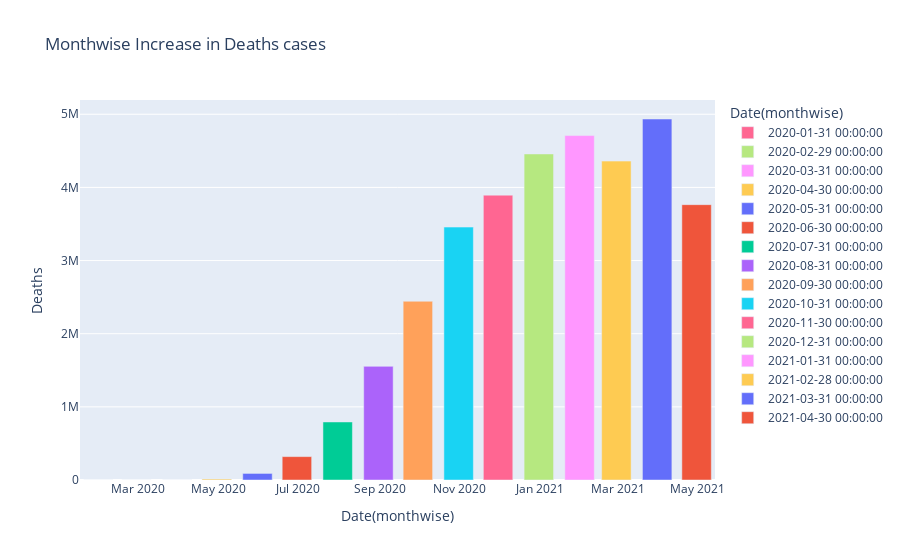

Here is the notebook cell this chart was saved with:
### Code cell
fig = px.bar(month_wise, x='Date', y='Deaths',
             hover_data=['Confirmed','Cured'], color='Date',
             labels={'Date':'Date(monthwise)'},
             title="Monthwise Increase in Deaths cases")
fig.show()

### Figure 1 — Plotly figure (JSON) as saved in the notebook; plotly's stock layout.template omitted (floating-point values rounded to 4 significant figures)
{"data": [{"alignmentgroup": "True", "customdata": [[2, 0]], "hovertemplate": "Date(monthwise)=%{x}<br>Deaths=%{y}<br>Confirmed=%{customdata[0]}<br>Cured=%{customdata[1]}<extra></extra>", "legendgroup": "2020-01-31 00:00:00", "marker": {"color": "#FF6692"}, "name": "2020-01-31 00:00:00", "offsetgroup": "2020-01-31 00:00:00", "orientation": "v", "showlegend": true, "textposition": "auto", "type": "bar", "x": ["2020-01-31T00:00:00"], "xaxis": "x", "y": [0], "yaxis": "y"}, {"alignmentgroup": "True", "customdata": [[86, 0]], "hovertemplate": "Date(monthwise)=%{x}<br>Deaths=%{y}<br>Confirmed=%{customdata[0]}<br>Cured=%{customdata[1]}<extra></extra>", "legendgroup": "2020-02-29 00:00:00", "marker": {"color": "#B6E880"}, "name": "2020-02-29 00:00:00", "offsetgroup": "2020-02-29 00:00:00", "orientation": "v", "showlegend": true, "textposition": "auto", "type": "bar", "x": ["2020-02-29T00:00:00"], "xaxis": "x", "y": [0], "yaxis": "y"}, {"alignmentgroup": "True", "customdata": [[9687, 808]], "hovertemplate": "Date(monthwise)=%{x}<br>Deaths=%{y}<br>Confirmed=%{customdata[0]}<br>Cured=%{customdata[1]}<extra></extra>", "legendgroup": "2020-03-31 00:00:00", "marker": {"color": "#FF97FF"}, "name": "2020-03-31 00:00:00", "offsetgroup": "2020-03-31 00:00:00", "orientation": "v", "showlegend": true, "textposition": "auto", "type": "bar", "x": ["2020-03-31T00:00:00"], "xaxis": "x", "y": [202], "yaxis": "y"}, {"alignmentgroup": "True", "customdata": [[422442, 75443]], "hovertemplate": "Date(monthwise)=%{x}<br>Deaths=%{y}<br>Confirmed=%{customdata[0]}<br>Cured=%{customdata[1]}<extra></extra>", "legendgroup": "2020-04-30 00:00:00", "marker": {"color": "#FECB52"}, "name": "2020-04-30 00:00:00", "offsetgroup": "2020-04-30 00:00:00", "orientation": "v", "showlegend": true, "textposition": "auto", "type": "bar", "x": ["2020-04-30T00:00:00"], "xaxis": "x", "y": [13270], "yaxis": "y"}, {"alignmentgroup": "True", "customdata": [[2938234, 1133341]], "hovertemplate": "Date(monthwise)=%{x}<br>Deaths=%{y}<br>Confirmed=%{customdata[0]}<br>Cured=%{customdata[1]}<extra></extra>", "legendgroup": "2020-05-31 00:00:00", "marker": {"color": "#636efa"}, "name": "2020-05-31 00:00:00", "offsetgroup": "2020-05-31 00:00:00", "orientation": "v", "showlegend": true, "textposition": "auto", "type": "bar", "x": ["2020-05-31T00:00:00"], "xaxis": "x", "y": [89834], "yaxis": "y"}, {"alignmentgroup": "True", "customdata": [[10558374, 5668946]], "hovertemplate": "Date(monthwise)=%{x}<br>Deaths=%{y}<br>Confirmed=%{customdata[0]}<br>Cured=%{customdata[1]}<extra></extra>", "legendgroup": "2020-06-30 00:00:00", "marker": {"color": "#EF553B"}, "name": "2020-06-30 00:00:00", "offsetgroup": "2020-06-30 00:00:00", "orientation": "v", "showlegend": true, "textposition": "auto", "type": "bar", "x": ["2020-06-30T00:00:00"], "xaxis": "x", "y": [319690], "yaxis": "y"}, {"alignmentgroup": "True", "customdata": [[31726501, 19980130]], "hovertemplate": "Date(monthwise)=%{x}<br>Deaths=%{y}<br>Confirmed=%{customdata[0]}<br>Cured=%{customdata[1]}<extra></extra>", "legendgroup": "2020-07-31 00:00:00", "marker": {"color": "#00cc96"}, "name": "2020-07-31 00:00:00", "offsetgroup": "2020-07-31 00:00:00", "orientation": "v", "showlegend": true, "textposition": "auto", "type": "bar", "x": ["2020-07-31T00:00:00"], "xaxis": "x", "y": [793511], "yaxis": "y"}, {"alignmentgroup": "True", "customdata": [[80749620, 58580895]], "hovertemplate": "Date(monthwise)=%{x}<br>Deaths=%{y}<br>Confirmed=%{customdata[0]}<br>Cured=%{customdata[1]}<extra></extra>", "legendgroup": "2020-08-31 00:00:00", "marker": {"color": "#ab63fa"}, "name": "2020-08-31 00:00:00", "offsetgroup": "2020-08-31 00:00:00", "orientation": "v", "showlegend": true, "textposition": "auto", "type": "bar", "x": ["2020-08-31T00:00:00"], "xaxis": "x", "y": [1553468], "yaxis": "y"}, {"alignmentgroup": "True", "customdata": [[149113758, 118592934]], "hovertemplate": "Date(monthwise)=%{x}<br>Deaths=%{y}<br>Confirmed=%{customdata[0]}<br>Cured=%{customdata[1]}<extra></extra>", "legendgroup": "2020-09-30 00:00:00", "marker": {"color": "#FFA15A"}, "name": "2020-09-30 00:00:00", "offsetgroup": "2020-09-30 00:00:00", "orientation": "v", "showlegend": true, "textposition": "auto", "type": "bar", "x": ["2020-09-30T00:00:00"], "xaxis": "x", "y": [2443374], "yaxis": "y"}, {"alignmentgroup": "True", "customdata": [[226770312, 198824412]], "hovertemplate": "Date(monthwise)=%{x}<br>Deaths=%{y}<br>Confirmed=%{customdata[0]}<br>Cured=%{customdata[1]}<extra></extra>", "legendgroup": "2020-10-31 00:00:00", "marker": {"color": "#19d3f3"}, "name": "2020-10-31 00:00:00", "offsetgroup": "2020-10-31 00:00:00", "orientation": "v", "showlegend": true, "textposition": "auto", "type": "bar", "x": ["2020-10-31T00:00:00"], "xaxis": "x", "y": [3457615], "yaxis": "y"}, {"alignmentgroup": "True", "customdata": [[264556412, 246213201]], "hovertemplate": "Date(monthwise)=%{x}<br>Deaths=%{y}<br>Confirmed=%{customdata[0]}<br>Cured=%{customdata[1]}<extra></extra>", "legendgroup": "2020-11-30 00:00:00", "marker": {"color": "#FF6692"}, "name": "2020-11-30 00:00:00", "offsetgroup": "2020-11-30 00:00:00", "orientation": "v", "showlegend": true, "textposition": "auto", "type": "bar", "x": ["2020-11-30T00:00:00"], "xaxis": "x", "y": [3894165], "yaxis": "y"}, {"alignmentgroup": "True", "customdata": [[307177353, 292244085]], "hovertemplate": "Date(monthwise)=%{x}<br>Deaths=%{y}<br>Confirmed=%{customdata[0]}<br>Cured=%{customdata[1]}<extra></extra>", "legendgroup": "2020-12-31 00:00:00", "marker": {"color": "#B6E880"}, "name": "2020-12-31 00:00:00", "offsetgroup": "2020-12-31 00:00:00", "orientation": "v", "showlegend": true, "textposition": "auto", "type": "bar", "x": ["2020-12-31T00:00:00"], "xaxis": "x", "y": [4457379], "yaxis": "y"}, {"alignmentgroup": "True", "customdata": [[326469747, 315332019]], "hovertemplate": "Date(monthwise)=%{x}<br>Deaths=%{y}<br>Confirmed=%{customdata[0]}<br>Cured=%{customdata[1]}<extra></extra>", "legendgroup": "2021-01-31 00:00:00", "marker": {"color": "#FF97FF"}, "name": "2021-01-31 00:00:00", "offsetgroup": "2021-01-31 00:00:00", "orientation": "v", "showlegend": true, "textposition": "auto", "type": "bar", "x": ["2021-01-31T00:00:00"], "xaxis": "x", "y": [4709167], "yaxis": "y"}, {"alignmentgroup": "True", "customdata": [[305631803, 297133802]], "hovertemplate": "Date(monthwise)=%{x}<br>Deaths=%{y}<br>Confirmed=%{customdata[0]}<br>Cured=%{customdata[1]}<extra></extra>", "legendgroup": "2021-02-28 00:00:00", "marker": {"color": "#FECB52"}, "name": "2021-02-28 00:00:00", "offsetgroup": "2021-02-28 00:00:00", "orientation": "v", "showlegend": true, "textposition": "auto", "type": "bar", "x": ["2021-02-28T00:00:00"], "xaxis": "x", "y": [4359434], "yaxis": "y"}, {"alignmentgroup": "True", "customdata": [[356305616, 342610397]], "hovertemplate": "Date(monthwise)=%{x}<br>Deaths=%{y}<br>Confirmed=%{customdata[0]}<br>Cured=%{customdata[1]}<extra></extra>", "legendgroup": "2021-03-31 00:00:00", "marker": {"color": "#636efa"}, "name": "2021-03-31 00:00:00", "offsetgroup": "2021-03-31 00:00:00", "orientation": "v", "showlegend": true, "textposition": "auto", "type": "bar", "x": ["2021-03-31T00:00:00"], "xaxis": "x", "y": [4935253], "yaxis": "y"}, {"alignmentgroup": "True", "customdata": [[300740086, 269239666]], "hovertemplate": "Date(monthwise)=%{x}<br>Deaths=%{y}<br>Confirmed=%{customdata[0]}<br>Cured=%{customdata[1]}<extra></extra>", "legendgroup": "2021-04-30 00:00:00", "marker": {"color": "#EF553B"}, "name": "2021-04-30 00:00:00", "offsetgroup": "2021-04-30 00:00:00", "orientation": "v", "showlegend": true, "textposition": "auto", "type": "bar", "x": ["2021-04-30T00:00:00"], "xaxis": "x", "y": [3764157], "yaxis": "y"}], "layout": {"barmode": "relative", "legend": {"title": {"text": "Date(monthwise)"}, "tracegroupgap": 0}, "title": {"text": "Monthwise Increase in Deaths cases"}, "xaxis": {"anchor": "y", "categoryarray": [1580428800000000000, 1582934400000000000, 1585612800000000000, 1588204800000000000, 1590883200000000000, 1593475200000000000, 1596153600000000000, 1598832000000000000, 1601424000000000000, 1604102400000000000, 1606694400000000000, 1609372800000000000, 1612051200000000000, 1614470400000000000, 1617148800000000000, 1619740800000000000], "categoryorder": "array", "domain": [0, 1], "title": {"text": "Date(monthwise)"}}, "yaxis": {"anchor": "x", "domain": [0, 1], "title": {"text": "Deaths"}}}}
